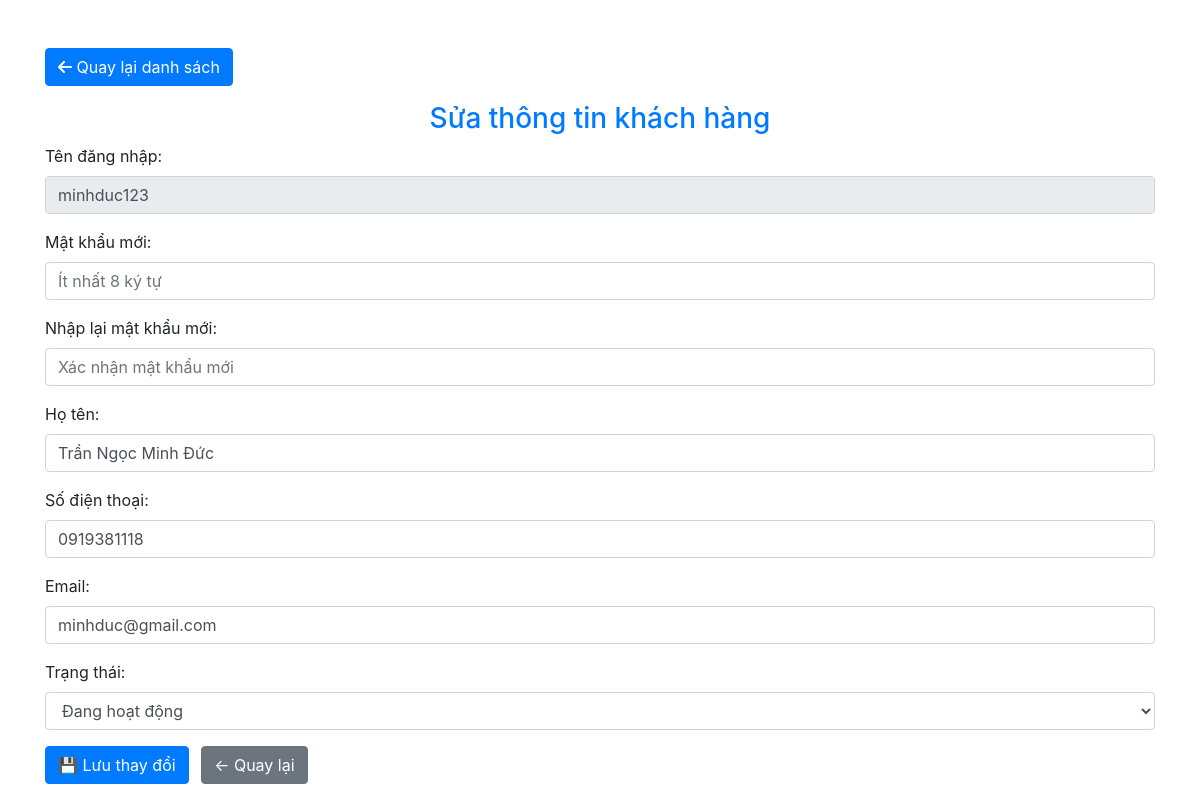
The app's page /admin/pages/account_manage/customer_account/editcustomer.php?account_ID=29 with its own data.
### tables this page shows
CREATE TABLE `account` (
  `account_ID` int(11) NOT NULL,
  `role_ID` int(11) DEFAULT NULL,
  `username` varchar(20) DEFAULT NULL,
  `password` varchar(60) DEFAULT NULL,
  `email` varchar(50) DEFAULT NULL,
  `fullname` varchar(60) DEFAULT NULL,
  `phone_number` varchar(11) DEFAULT NULL,
  `address` varchar(100) DEFAULT NULL,
  `avatar` varchar(255) DEFAULT NULL,
  `reset_token` varchar(255) DEFAULT NULL,
  `reset_expires` datetime DEFAULT NULL,
  `created_at` timestamp NOT NULL DEFAULT current_timestamp(),
  `updated_at` timestamp NOT NULL DEFAULT current_timestamp() ON UPDATE current_timestamp(),
  `status` tinyint(1) NOT NULL DEFAULT 1
);

### database/dbhelper.php (called while the page is built, shortened)
<?php
function getConnection() {
    $conn = mysqli_connect(HOST, USERNAME, PASSWORD, DATABASE);
    mysqli_set_charset($conn, 'utf8mb4');
    return $conn;
}
function executeSingleResult($sql, $params = []) {
    $conn = getConnection();
    $row = null;
    if (empty($params)) {
        $result = mysqli_query($conn, $sql);
        if ($result) {
            $row = mysqli_fetch_array($result, 1);
        } else {
            error_log("SQL Error (executeSingleResult no params): " . mysqli_error($conn) . " | SQL: " . $sql);
        }
    }
    return $row;
}
?>

### admin/pages/account_manage/customer_account/editcustomer.php (the view, shortened to what this page needs)
<?php
require_once('../../../../database/dbhelper.php');
$account_ID = isset($_GET['account_ID']) ? (int)$_GET['account_ID'] : 0;
$errors = [];
$data = [
    'username'     => '',
    'fullname'     => '',
    'phone_number' => '',
    'email'        => '',
    'status'       => 1
];
if ($account_ID > 0 && empty($_POST)) {
    $acc = executeSingleResult("SELECT username, fullname, phone_number, email, status FROM Account WHERE account_ID = $account_ID");
    $data = array_merge($data, $acc);
}
?>
<!DOCTYPE html>
<html lang="vi">
<head>
    <link rel="stylesheet" href="https://maxcdn.bootstrapcdn.com/bootstrap/4.4.1/css/bootstrap.min.css">
    <link rel="stylesheet" href="https://cdnjs.cloudflare.com/ajax/libs/font-awesome/6.5.0/css/all.min.css">
</head>
<body>
<div class="container mt-5">
    <a href="listcustomer.php" class="btn btn-primary mb-3">
        <i class="fas fa-arrow-left"></i> Quay lại danh sách
    </a>
    <h3 class="text-primary text-center">Sửa thông tin khách hàng</h3>
    <form method="POST">
        <div class="form-group">
            <label>Tên đăng nhập:</label>
            <input type="text" class="form-control" value="<?= htmlspecialchars($data['username']) ?>" readonly>
        </div>
        <div class="form-group">
            <label>Mật khẩu mới:</label>
            <input type="password" name="password" class="form-control <?= isset($errors['password']) ? 'is-invalid' : '' ?>" placeholder="Ít nhất 8 ký tự" required>
        </div>
        <div class="form-group">
            <label>Nhập lại mật khẩu mới:</label>
            <input type="password" name="confirm_password" class="form-control <?= isset($errors['confirm_password']) ? 'is-invalid' : '' ?>" placeholder="Xác nhận mật khẩu mới" required>
        </div>
        <div class="form-group">
            <label>Họ tên:</label>
            <input type="text" name="fullname" class="form-control <?= isset($errors['fullname']) ? 'is-invalid' : '' ?>" value="<?= htmlspecialchars($data['fullname']) ?>" required>
        </div>
        <div class="form-group">
            <label>Số điện thoại:</label>
            <input type="text" name="phone_number" class="form-control <?= isset($errors['phone_number']) ? 'is-invalid' : '' ?>" value="<?= htmlspecialchars($data['phone_number']) ?>" required>
        </div>
        <div class="form-group">
            <label>Email:</label>
            <input type="email" name="email" class="form-control <?= isset($errors['email']) ? 'is-invalid' : '' ?>" value="<?= htmlspecialchars($data['email']) ?>" required>
        </div>
        <div class="form-group">
            <label>Trạng thái:</label>
            <select name="status" class="form-control">
                <option value="1" <?= $data['status'] == 1 ? 'selected' : '' ?>>Đang hoạt động</option>
            </select>
        </div>
        <button type="submit" class="btn btn-primary">💾 Lưu thay đổi</button>
        <a href="listcustomer.php" class="btn btn-secondary ml-2">← Quay lại</a>
    </form>
</div>
</body>
</html>

### records on screen
account: username "minhduc123", fullname "Trần Ngọc Minh Đức", phone_number "0919381118", email "minhduc@gmail.com", status "Đang hoạt động"
